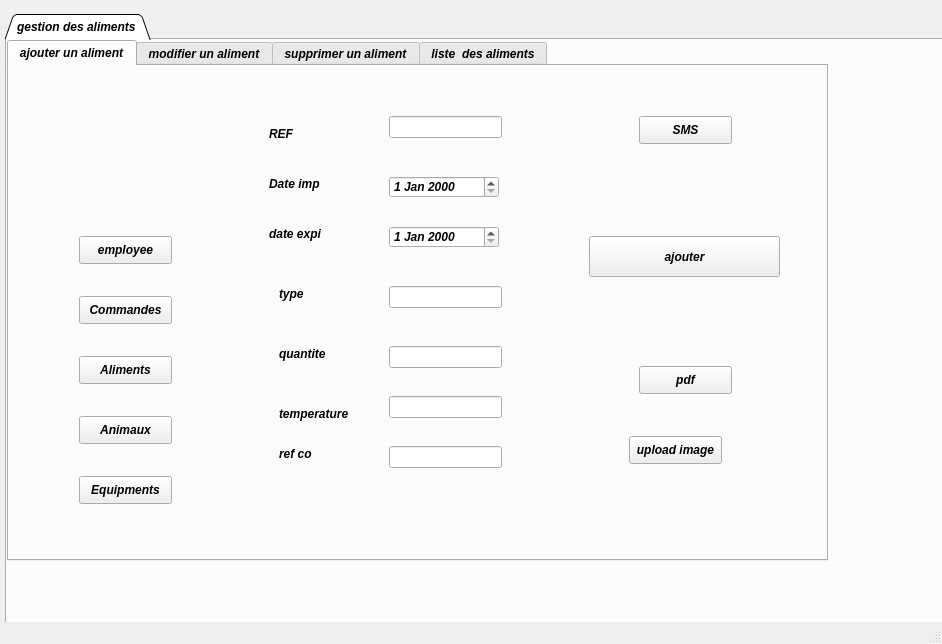
<?xml version="1.0" encoding="UTF-8"?>
<ui version="4.0">
 <class>MainWindow</class>
 <widget class="QMainWindow" name="MainWindow">
  <property name="geometry">
   <rect>
    <x>0</x>
    <y>0</y>
    <width>942</width>
    <height>644</height>
   </rect>
  </property>
  <property name="windowTitle">
   <string>MainWindow</string>
  </property>
  <property name="iconSize">
   <size>
    <width>500</width>
    <height>200</height>
   </size>
  </property>
  <property name="tabShape">
   <enum>QTabWidget::Triangular</enum>
  </property>
  <widget class="QWidget" name="centralwidget">
   <widget class="QTabWidget" name="tabWidget">
    <property name="geometry">
     <rect>
      <x>5</x>
      <y>14</y>
      <width>15751</width>
      <height>46541</height>
     </rect>
    </property>
    <property name="minimumSize">
     <size>
      <width>751</width>
      <height>0</height>
     </size>
    </property>
    <property name="maximumSize">
     <size>
      <width>16777215</width>
      <height>16777215</height>
     </size>
    </property>
    <property name="baseSize">
     <size>
      <width>155</width>
      <height>48</height>
     </size>
    </property>
    <property name="font">
     <font>
      <family>MS Sans Serif</family>
      <weight>75</weight>
      <italic>true</italic>
      <bold>true</bold>
      <underline>false</underline>
      <strikeout>false</strikeout>
     </font>
    </property>
    <property name="mouseTracking">
     <bool>false</bool>
    </property>
    <property name="tabletTracking">
     <bool>false</bool>
    </property>
    <property name="contextMenuPolicy">
     <enum>Qt::PreventContextMenu</enum>
    </property>
    <property name="acceptDrops">
     <bool>false</bool>
    </property>
    <property name="autoFillBackground">
     <bool>false</bool>
    </property>
    <property name="tabShape">
     <enum>QTabWidget::Triangular</enum>
    </property>
    <property name="currentIndex">
     <number>0</number>
    </property>
    <property name="iconSize">
     <size>
      <width>5666</width>
      <height>556656</height>
     </size>
    </property>
    <property name="tabsClosable">
     <bool>false</bool>
    </property>
    <property name="movable">
     <bool>false</bool>
    </property>
    <property name="tabBarAutoHide">
     <bool>false</bool>
    </property>
    <widget class="QWidget" name="gestiondesaliments">
     <attribute name="title">
      <string>gestion des aliments </string>
     </attribute>
     <widget class="QTabWidget" name="tabWidget_2">
      <property name="geometry">
       <rect>
        <x>0</x>
        <y>0</y>
        <width>821</width>
        <height>521</height>
       </rect>
      </property>
      <property name="font">
       <font>
        <underline>false</underline>
       </font>
      </property>
      <property name="currentIndex">
       <number>0</number>
      </property>
      <property name="iconSize">
       <size>
        <width>500</width>
        <height>500</height>
       </size>
      </property>
      <widget class="QWidget" name="tab">
       <attribute name="title">
        <string>ajouter un aliment</string>
       </attribute>
       <widget class="QLabel" name="label">
        <property name="geometry">
         <rect>
          <x>260</x>
          <y>60</y>
          <width>56</width>
          <height>16</height>
         </rect>
        </property>
        <property name="text">
         <string>REF</string>
        </property>
       </widget>
       <widget class="QLabel" name="label_2">
        <property name="geometry">
         <rect>
          <x>260</x>
          <y>110</y>
          <width>56</width>
          <height>16</height>
         </rect>
        </property>
        <property name="text">
         <string>Date imp</string>
        </property>
       </widget>
       <widget class="QLabel" name="label_3">
        <property name="geometry">
         <rect>
          <x>260</x>
          <y>160</y>
          <width>71</width>
          <height>16</height>
         </rect>
        </property>
        <property name="text">
         <string>date expi</string>
        </property>
       </widget>
       <widget class="QLabel" name="label_4">
        <property name="geometry">
         <rect>
          <x>270</x>
          <y>220</y>
          <width>56</width>
          <height>16</height>
         </rect>
        </property>
        <property name="text">
         <string>type</string>
        </property>
       </widget>
       <widget class="QLabel" name="label_5">
        <property name="geometry">
         <rect>
          <x>270</x>
          <y>280</y>
          <width>56</width>
          <height>16</height>
         </rect>
        </property>
        <property name="text">
         <string>quantite</string>
        </property>
       </widget>
       <widget class="QLabel" name="label_6">
        <property name="geometry">
         <rect>
          <x>270</x>
          <y>380</y>
          <width>56</width>
          <height>16</height>
         </rect>
        </property>
        <property name="text">
         <string>ref co</string>
        </property>
       </widget>
       <widget class="QLineEdit" name="lineEdit">
        <property name="geometry">
         <rect>
          <x>380</x>
          <y>50</y>
          <width>113</width>
          <height>22</height>
         </rect>
        </property>
       </widget>
       <widget class="QLineEdit" name="lineEdit_4">
        <property name="geometry">
         <rect>
          <x>380</x>
          <y>220</y>
          <width>113</width>
          <height>22</height>
         </rect>
        </property>
       </widget>
       <widget class="QLineEdit" name="lineEdit_5">
        <property name="geometry">
         <rect>
          <x>380</x>
          <y>280</y>
          <width>113</width>
          <height>22</height>
         </rect>
        </property>
       </widget>
       <widget class="QLineEdit" name="lineEdit_6">
        <property name="geometry">
         <rect>
          <x>380</x>
          <y>380</y>
          <width>113</width>
          <height>22</height>
         </rect>
        </property>
       </widget>
       <widget class="QPushButton" name="pushButton">
        <property name="geometry">
         <rect>
          <x>580</x>
          <y>170</y>
          <width>191</width>
          <height>41</height>
         </rect>
        </property>
        <property name="text">
         <string>ajouter</string>
        </property>
       </widget>
       <widget class="QLabel" name="label_7">
        <property name="geometry">
         <rect>
          <x>-100</x>
          <y>-40</y>
          <width>1121</width>
          <height>501</height>
         </rect>
        </property>
        <property name="styleSheet">
         <string notr="true">
image: url(:/marzoukcrud/image2.png);</string>
        </property>
        <property name="text">
         <string/>
        </property>
       </widget>
       <widget class="QPushButton" name="pushButton_2">
        <property name="geometry">
         <rect>
          <x>70</x>
          <y>290</y>
          <width>93</width>
          <height>28</height>
         </rect>
        </property>
        <property name="text">
         <string>Aliments</string>
        </property>
       </widget>
       <widget class="QPushButton" name="pushButton_3">
        <property name="geometry">
         <rect>
          <x>70</x>
          <y>230</y>
          <width>93</width>
          <height>28</height>
         </rect>
        </property>
        <property name="text">
         <string>Commandes</string>
        </property>
       </widget>
       <widget class="QPushButton" name="pushButton_4">
        <property name="geometry">
         <rect>
          <x>70</x>
          <y>170</y>
          <width>93</width>
          <height>28</height>
         </rect>
        </property>
        <property name="text">
         <string>employee</string>
        </property>
       </widget>
       <widget class="QPushButton" name="pushButton_5">
        <property name="geometry">
         <rect>
          <x>70</x>
          <y>350</y>
          <width>93</width>
          <height>28</height>
         </rect>
        </property>
        <property name="text">
         <string>Animaux</string>
        </property>
       </widget>
       <widget class="QPushButton" name="pushButton_6">
        <property name="geometry">
         <rect>
          <x>70</x>
          <y>410</y>
          <width>93</width>
          <height>28</height>
         </rect>
        </property>
        <property name="text">
         <string>Equipments</string>
        </property>
       </widget>
       <widget class="QDateEdit" name="dateEdit">
        <property name="geometry">
         <rect>
          <x>380</x>
          <y>110</y>
          <width>110</width>
          <height>22</height>
         </rect>
        </property>
       </widget>
       <widget class="QDateEdit" name="dateEdit_2">
        <property name="geometry">
         <rect>
          <x>380</x>
          <y>160</y>
          <width>110</width>
          <height>22</height>
         </rect>
        </property>
       </widget>
       <widget class="QPushButton" name="pb_pdf">
        <property name="geometry">
         <rect>
          <x>630</x>
          <y>300</y>
          <width>93</width>
          <height>28</height>
         </rect>
        </property>
        <property name="text">
         <string>pdf</string>
        </property>
       </widget>
       <widget class="QLineEdit" name="lineEdit_2">
        <property name="geometry">
         <rect>
          <x>380</x>
          <y>330</y>
          <width>113</width>
          <height>22</height>
         </rect>
        </property>
       </widget>
       <widget class="QLabel" name="label_19">
        <property name="geometry">
         <rect>
          <x>270</x>
          <y>340</y>
          <width>91</width>
          <height>16</height>
         </rect>
        </property>
        <property name="text">
         <string>temperature</string>
        </property>
       </widget>
       <widget class="QPushButton" name="pushButton_17">
        <property name="geometry">
         <rect>
          <x>630</x>
          <y>50</y>
          <width>93</width>
          <height>28</height>
         </rect>
        </property>
        <property name="text">
         <string>SMS</string>
        </property>
       </widget>
       <widget class="QPushButton" name="pushButton_18">
        <property name="geometry">
         <rect>
          <x>620</x>
          <y>370</y>
          <width>93</width>
          <height>28</height>
         </rect>
        </property>
        <property name="text">
         <string>upload image</string>
        </property>
       </widget>
       <zorder>label_7</zorder>
       <zorder>label</zorder>
       <zorder>label_2</zorder>
       <zorder>label_3</zorder>
       <zorder>label_4</zorder>
       <zorder>label_5</zorder>
       <zorder>label_6</zorder>
       <zorder>lineEdit</zorder>
       <zorder>lineEdit_4</zorder>
       <zorder>lineEdit_5</zorder>
       <zorder>lineEdit_6</zorder>
       <zorder>pushButton</zorder>
       <zorder>pushButton_2</zorder>
       <zorder>pushButton_3</zorder>
       <zorder>pushButton_4</zorder>
       <zorder>pushButton_5</zorder>
       <zorder>pushButton_6</zorder>
       <zorder>dateEdit</zorder>
       <zorder>dateEdit_2</zorder>
       <zorder>pb_pdf</zorder>
       <zorder>lineEdit_2</zorder>
       <zorder>label_19</zorder>
       <zorder>pushButton_17</zorder>
       <zorder>pushButton_18</zorder>
      </widget>
      <widget class="QWidget" name="tab_2">
       <attribute name="title">
        <string>modifier un aliment</string>
       </attribute>
       <widget class="QLabel" name="label_9">
        <property name="geometry">
         <rect>
          <x>-20</x>
          <y>-50</y>
          <width>931</width>
          <height>511</height>
         </rect>
        </property>
        <property name="styleSheet">
         <string notr="true">image: url(:/marzoukcrud/image2.png);</string>
        </property>
        <property name="text">
         <string/>
        </property>
       </widget>
       <widget class="QLabel" name="label_12">
        <property name="geometry">
         <rect>
          <x>270</x>
          <y>50</y>
          <width>56</width>
          <height>16</height>
         </rect>
        </property>
        <property name="text">
         <string>REF</string>
        </property>
       </widget>
       <widget class="QLabel" name="label_13">
        <property name="geometry">
         <rect>
          <x>260</x>
          <y>110</y>
          <width>81</width>
          <height>20</height>
         </rect>
        </property>
        <property name="text">
         <string>date import</string>
        </property>
       </widget>
       <widget class="QLabel" name="label_14">
        <property name="geometry">
         <rect>
          <x>270</x>
          <y>180</y>
          <width>61</width>
          <height>16</height>
         </rect>
        </property>
        <property name="text">
         <string>date expi</string>
        </property>
       </widget>
       <widget class="QLabel" name="label_15">
        <property name="geometry">
         <rect>
          <x>270</x>
          <y>240</y>
          <width>56</width>
          <height>16</height>
         </rect>
        </property>
        <property name="text">
         <string>type</string>
        </property>
       </widget>
       <widget class="QLabel" name="label_16">
        <property name="geometry">
         <rect>
          <x>270</x>
          <y>290</y>
          <width>56</width>
          <height>16</height>
         </rect>
        </property>
        <property name="text">
         <string>quantite</string>
        </property>
       </widget>
       <widget class="QLabel" name="label_17">
        <property name="geometry">
         <rect>
          <x>280</x>
          <y>360</y>
          <width>56</width>
          <height>16</height>
         </rect>
        </property>
        <property name="text">
         <string>ref co</string>
        </property>
       </widget>
       <widget class="QLineEdit" name="lineEdit_8">
        <property name="geometry">
         <rect>
          <x>390</x>
          <y>50</y>
          <width>113</width>
          <height>22</height>
         </rect>
        </property>
        <property name="text">
         <string/>
        </property>
       </widget>
       <widget class="QLineEdit" name="lineEdit_11">
        <property name="geometry">
         <rect>
          <x>390</x>
          <y>230</y>
          <width>113</width>
          <height>22</height>
         </rect>
        </property>
        <property name="text">
         <string/>
        </property>
       </widget>
       <widget class="QLineEdit" name="lineEdit_12">
        <property name="geometry">
         <rect>
          <x>390</x>
          <y>290</y>
          <width>113</width>
          <height>22</height>
         </rect>
        </property>
        <property name="text">
         <string/>
        </property>
       </widget>
       <widget class="QLineEdit" name="lineEdit_13">
        <property name="geometry">
         <rect>
          <x>390</x>
          <y>360</y>
          <width>113</width>
          <height>22</height>
         </rect>
        </property>
        <property name="text">
         <string/>
        </property>
       </widget>
       <widget class="QPushButton" name="pushButton_13">
        <property name="geometry">
         <rect>
          <x>562</x>
          <y>187</y>
          <width>201</width>
          <height>51</height>
         </rect>
        </property>
        <property name="text">
         <string>modifier</string>
        </property>
       </widget>
       <widget class="QDateEdit" name="dateEdit_3">
        <property name="geometry">
         <rect>
          <x>400</x>
          <y>110</y>
          <width>110</width>
          <height>22</height>
         </rect>
        </property>
       </widget>
       <widget class="QDateEdit" name="dateEdit_4">
        <property name="geometry">
         <rect>
          <x>400</x>
          <y>170</y>
          <width>110</width>
          <height>22</height>
         </rect>
        </property>
       </widget>
       <widget class="QLineEdit" name="lineEdit_3">
        <property name="geometry">
         <rect>
          <x>390</x>
          <y>320</y>
          <width>113</width>
          <height>22</height>
         </rect>
        </property>
       </widget>
      </widget>
      <widget class="QWidget" name="tab_3">
       <attribute name="title">
        <string>supprimer un aliment</string>
       </attribute>
       <widget class="QLabel" name="label_10">
        <property name="geometry">
         <rect>
          <x>-20</x>
          <y>-60</y>
          <width>881</width>
          <height>511</height>
         </rect>
        </property>
        <property name="styleSheet">
         <string notr="true">image: url(:/marzoukcrud/image2.png);</string>
        </property>
        <property name="text">
         <string/>
        </property>
       </widget>
       <widget class="QLineEdit" name="lineEdit_7">
        <property name="geometry">
         <rect>
          <x>390</x>
          <y>120</y>
          <width>201</width>
          <height>31</height>
         </rect>
        </property>
       </widget>
       <widget class="QPushButton" name="pushButton_12">
        <property name="geometry">
         <rect>
          <x>360</x>
          <y>180</y>
          <width>93</width>
          <height>28</height>
         </rect>
        </property>
        <property name="text">
         <string>Supprimer</string>
        </property>
       </widget>
       <widget class="QLabel" name="label_11">
        <property name="geometry">
         <rect>
          <x>280</x>
          <y>130</y>
          <width>56</width>
          <height>16</height>
         </rect>
        </property>
        <property name="text">
         <string>REF:</string>
        </property>
       </widget>
      </widget>
      <widget class="QWidget" name="tab_4">
       <attribute name="title">
        <string>liste  des aliments</string>
       </attribute>
       <widget class="QLabel" name="label_8">
        <property name="geometry">
         <rect>
          <x>0</x>
          <y>-170</y>
          <width>841</width>
          <height>731</height>
         </rect>
        </property>
        <property name="styleSheet">
         <string notr="true">image: url(:/marzoukcrud/image2.png);</string>
        </property>
        <property name="text">
         <string/>
        </property>
       </widget>
       <widget class="QPushButton" name="pushButton_7">
        <property name="geometry">
         <rect>
          <x>50</x>
          <y>150</y>
          <width>93</width>
          <height>28</height>
         </rect>
        </property>
        <property name="text">
         <string>Employee</string>
        </property>
       </widget>
       <widget class="QPushButton" name="pushButton_8">
        <property name="geometry">
         <rect>
          <x>50</x>
          <y>210</y>
          <width>93</width>
          <height>28</height>
         </rect>
        </property>
        <property name="text">
         <string>Commandes</string>
        </property>
       </widget>
       <widget class="QPushButton" name="pushButton_9">
        <property name="geometry">
         <rect>
          <x>50</x>
          <y>270</y>
          <width>93</width>
          <height>28</height>
         </rect>
        </property>
        <property name="text">
         <string>Aliments</string>
        </property>
       </widget>
       <widget class="QPushButton" name="pushButton_10">
        <property name="geometry">
         <rect>
          <x>50</x>
          <y>330</y>
          <width>93</width>
          <height>28</height>
         </rect>
        </property>
        <property name="text">
         <string>Animaux</string>
        </property>
       </widget>
       <widget class="QPushButton" name="pushButton_11">
        <property name="geometry">
         <rect>
          <x>50</x>
          <y>380</y>
          <width>93</width>
          <height>28</height>
         </rect>
        </property>
        <property name="text">
         <string>Equipments</string>
        </property>
       </widget>
       <widget class="QTabWidget" name="tabWidget_3">
        <property name="geometry">
         <rect>
          <x>190</x>
          <y>50</y>
          <width>571</width>
          <height>331</height>
         </rect>
        </property>
        <property name="currentIndex">
         <number>0</number>
        </property>
        <widget class="QWidget" name="tab_5">
         <attribute name="title">
          <string>afficher</string>
         </attribute>
         <widget class="QTableView" name="tableView">
          <property name="geometry">
           <rect>
            <x>0</x>
            <y>0</y>
            <width>571</width>
            <height>301</height>
           </rect>
          </property>
         </widget>
        </widget>
        <widget class="QWidget" name="tab_6">
         <attribute name="title">
          <string>trier et rechercher</string>
         </attribute>
         <widget class="QTableView" name="tableView_2">
          <property name="geometry">
           <rect>
            <x>120</x>
            <y>0</y>
            <width>461</width>
            <height>301</height>
           </rect>
          </property>
         </widget>
         <widget class="QPushButton" name="pushButton_15">
          <property name="geometry">
           <rect>
            <x>10</x>
            <y>220</y>
            <width>93</width>
            <height>28</height>
           </rect>
          </property>
          <property name="text">
           <string>trier</string>
          </property>
         </widget>
         <widget class="QLineEdit" name="lineEdit_14">
          <property name="geometry">
           <rect>
            <x>0</x>
            <y>30</y>
            <width>113</width>
            <height>22</height>
           </rect>
          </property>
         </widget>
         <widget class="QPushButton" name="pushButton_16">
          <property name="geometry">
           <rect>
            <x>10</x>
            <y>60</y>
            <width>93</width>
            <height>28</height>
           </rect>
          </property>
          <property name="text">
           <string>rechercher</string>
          </property>
         </widget>
        </widget>
        <widget class="QWidget" name="tab_7">
         <attribute name="title">
          <string>stat</string>
         </attribute>
         <widget class="QPushButton" name="pushButton_14">
          <property name="geometry">
           <rect>
            <x>230</x>
            <y>260</y>
            <width>93</width>
            <height>28</height>
           </rect>
          </property>
          <property name="text">
           <string>stat</string>
          </property>
         </widget>
         <widget class="QWidget" name="horizontalLayoutWidget">
          <property name="geometry">
           <rect>
            <x>40</x>
            <y>19</y>
            <width>501</width>
            <height>231</height>
           </rect>
          </property>
          <layout class="QHBoxLayout" name="horizontalLayout_2"/>
         </widget>
        </widget>
       </widget>
      </widget>
     </widget>
    </widget>
   </widget>
  </widget>
  <widget class="QMenuBar" name="menubar">
   <property name="geometry">
    <rect>
     <x>0</x>
     <y>0</y>
     <width>942</width>
     <height>26</height>
    </rect>
   </property>
  </widget>
  <widget class="QStatusBar" name="statusbar"/>
 </widget>
 <resources/>
 <connections/>
</ui>
